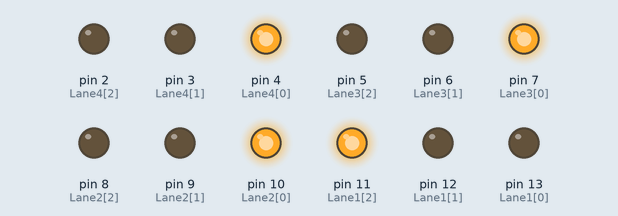
This sketch was run on a simulated Arduino Uno, built with avr-gcc and run on an emulated ATmega328P. Parts: output pins drawn as LEDs (lit = HIGH).

Above: at 0.1 s.
At 5.1 s:
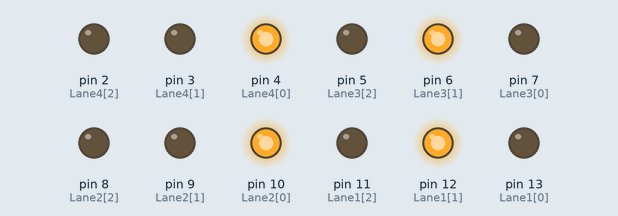
At 11.1 s:
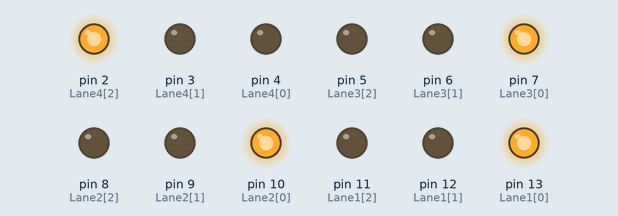
At 16.1 s:
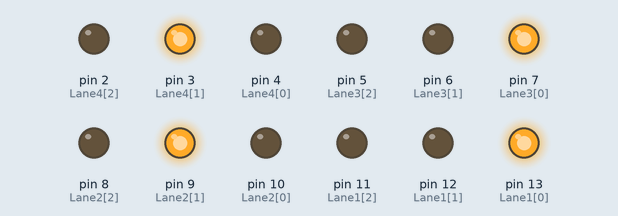
At 27.6 s:
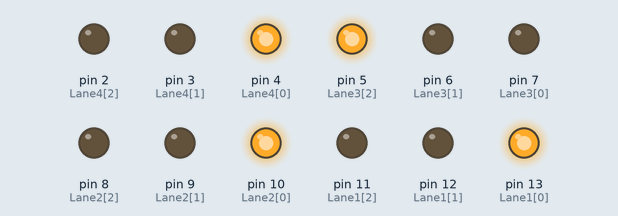
At 38.6 s:
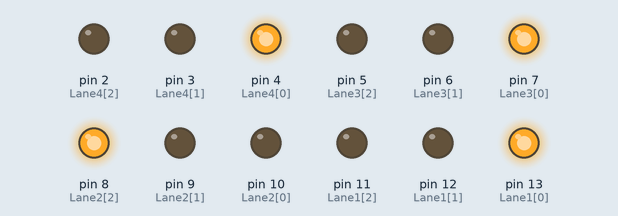
Timing chart, 0 to 40.0 s (numbered marks = the images above):
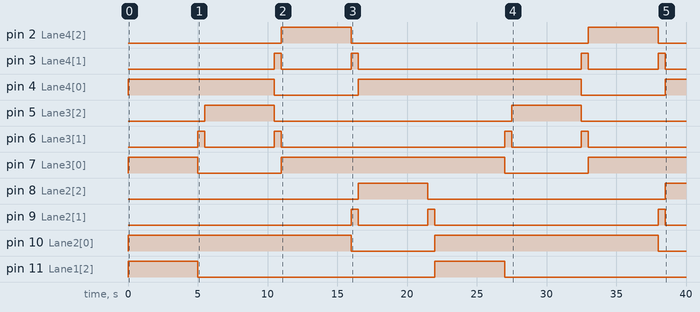

Measured:
- by itself, pin 2 (Lane4[2]), pin 5 (Lane3[2]), pin 11 (Lane1[2]): alternates HIGH for 5.0 s and LOW for 17.0 s
- by itself, pin 3 (Lane4[1]): LOW → HIGH at 10.5 s, → LOW 0.50 s later, → HIGH 5.0 s later, → LOW 0.50 s later, … (8 changes in this stretch)
- by itself, pin 4 (Lane4[0]): goes HIGH 10.5 s, LOW 6.0 s, HIGH 16.0 s, LOW 6.0 s, then HIGH
- by itself, pin 6 (Lane3[1]): LOW → HIGH at 5.0 s, → LOW 0.50 s later, → HIGH 5.0 s later, → LOW 0.50 s later, … (8 changes in this stretch)
- by itself, pin 7 (Lane3[0]): goes HIGH 5.0 s, LOW 6.0 s, HIGH 16.0 s, LOW 6.0 s, then HIGH
- by itself, pin 8 (Lane2[2]): LOW → HIGH at 16.5 s, → LOW 5.0 s later, → HIGH 17.0 s later
- by itself, pin 9 (Lane2[1]): goes HIGH 0.50 s, LOW 5.0 s, HIGH 0.50 s, LOW 16.0 s, HIGH 0.50 s, then LOW
- by itself, pin 10 (Lane2[0]): alternates HIGH for 16.0 s and LOW for 6.0 s

The sketch:

trafficSystem.ino
```cpp
// Red,Yellow,Green
int Lane1[] = {13,12,11};
int Lane2[] = {10,9,8};
int Lane3[] = {7,6,5};
int Lane4[] = {4,3,2};

int Gotime = 5000;
int waitTime = 500;

void setup() {
  for(int i=0; i<3; i++)
  {
    pinMode(Lane1[i],OUTPUT);
    pinMode(Lane2[i],OUTPUT);
    pinMode(Lane3[i],OUTPUT);
    pinMode(Lane4[i],OUTPUT);
  }

  for(int i=0; i<3; i++)
  {
    digitalWrite(Lane1[i],LOW);
    digitalWrite(Lane2[i],LOW);
    digitalWrite(Lane3[i],LOW);
    digitalWrite(Lane4[i],LOW);
  }
}

void loop() {
  // Lane 1
  digitalWrite(Lane1[2],HIGH);
  digitalWrite(Lane3[0],HIGH);
  digitalWrite(Lane4[0],HIGH);
  digitalWrite(Lane2[0],HIGH);
  delay(Gotime);
  digitalWrite(Lane1[2],LOW);
  digitalWrite(Lane3[0],LOW);
  digitalWrite(Lane1[1],HIGH);
  digitalWrite(Lane3[1],HIGH);
  delay(waitTime);
  // Lane 3
  digitalWrite(Lane1[1],LOW);
  digitalWrite(Lane3[1],LOW);
  digitalWrite(Lane1[0],HIGH);
  digitalWrite(Lane3[2],HIGH);
  delay(Gotime);
  digitalWrite(Lane3[2],LOW);
  digitalWrite(Lane4[0],LOW);
  digitalWrite(Lane3[1],HIGH);
  digitalWrite(Lane4[1],HIGH);
  delay(waitTime);
  // Lane 4
  digitalWrite(Lane3[1],LOW);
  digitalWrite(Lane4[1],LOW);
  digitalWrite(Lane3[0],HIGH);
  digitalWrite(Lane4[2],HIGH);
  delay(Gotime);
  digitalWrite(Lane4[2],LOW);
  digitalWrite(Lane2[0],LOW);
  digitalWrite(Lane4[1],HIGH);
  digitalWrite(Lane2[1],HIGH);
  delay(waitTime);
  // Lane2
  digitalWrite(Lane4[1],LOW);
  digitalWrite(Lane2[1],LOW);
  digitalWrite(Lane4[0],HIGH);
  digitalWrite(Lane2[2],HIGH);
  delay(Gotime);
  digitalWrite(Lane1[0],LOW);
  digitalWrite(Lane2[2],LOW);
  digitalWrite(Lane1[1],HIGH);
  digitalWrite(Lane2[1],HIGH);
  delay(waitTime);
  digitalWrite(Lane2[1],LOW);
  digitalWrite(Lane1[1],LOW);

}
```
